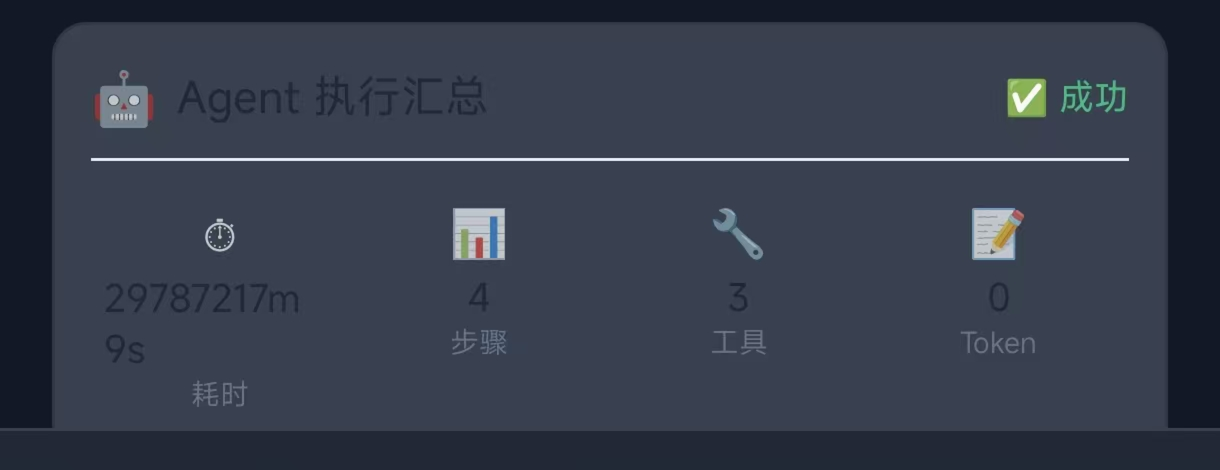
#> input picture ocr_regions/strip_s_bottom_card.png, 4880 x 1880 px, found by its file name (shown at 1/4 size)
$ python enhance_regions.py
#> lines starting #> are read from the running program, lines starting #| are printed output that depends on the picture; after the words box and inside, x2 and y2 are one past the last pixel; in counts of white or black regions, pixels touching at a corner belong together
from PIL import Image, ImageOps, ImageEnhance

src = r"D:\qzq\smartquiz\ocr_regions\strip_s_bottom_card.png"  # 4x of (0,1750,1220,2220)
out = r"D:\qzq\smartquiz\ocr_regions"

im = Image.open(src).convert("L")
w, h = im.size
#> w = 4880; h = 1880
print("src", im.size)
#| src (4880, 1880)

# 1. autocontrast grayscale
a = ImageOps.autocontrast(im)
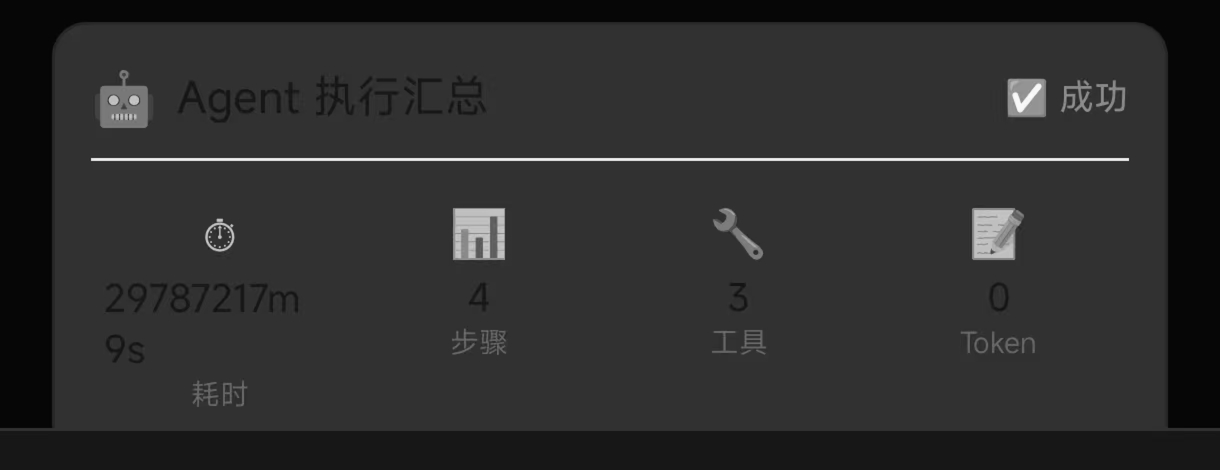
#> a: PIL image 4880x1880 L (shown at 1/4 size); min 0, max 255, mean 44.3
a.save(out + r"\enh_bottom_auto.png")

# 2. inverted autocontrast
i = ImageOps.invert(a)
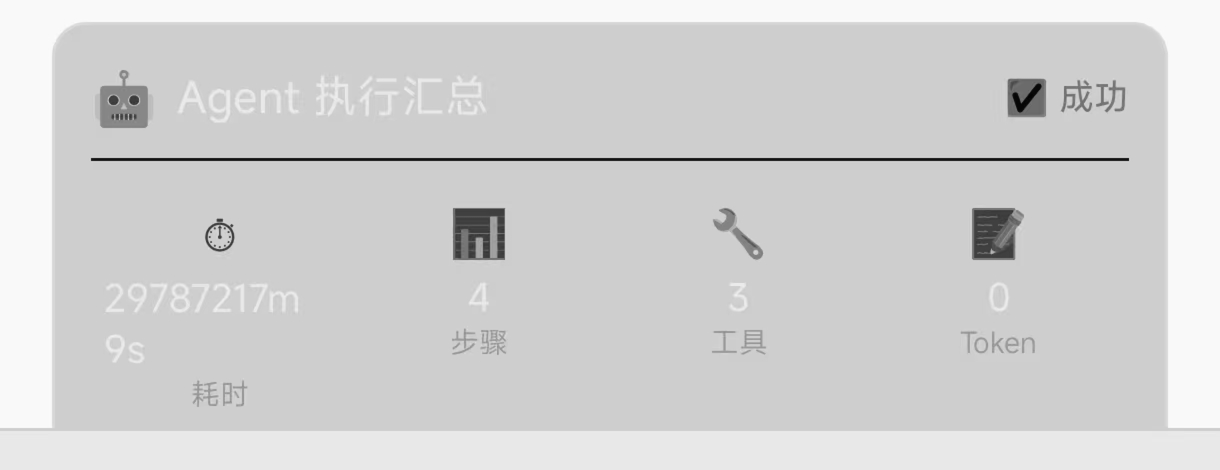
#> i: PIL image 4880x1880 L (shown at 1/4 size); min 0, max 255, mean 210.7
i.save(out + r"\enh_bottom_invert.png")

# 3. binarize at adaptive-ish threshold (Otsu approx via histogram split at mean)
import statistics
vals = list(im.getdata())
#> vals = 9174400 items
m = statistics.mean(vals)
#> m = 59.66
bw = im.point(lambda p: 255 if p > m else 0)
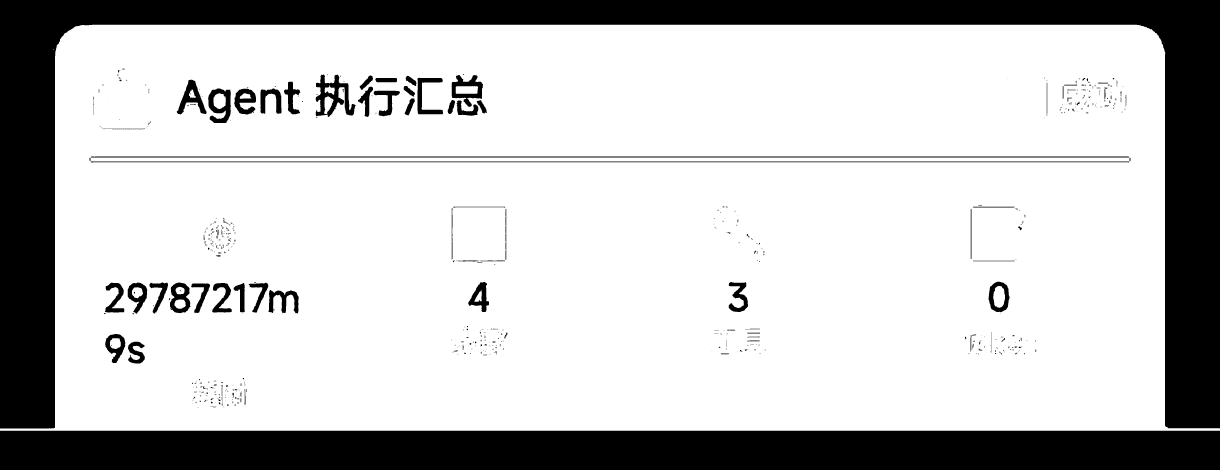
#> bw: PIL image 4880x1880 L (shown at 1/4 size); 76.7% white; 530 black regions (322 under 20 px), largest, box (x1, y1, x2, y2) and area: (0, 0, 4880, 1714) 1200283, (0, 1723, 4880, 1880) 766160, (363, 626, 4517, 630) 16604
bw.save(out + r"\enh_bottom_bw.png")

# 4. bigger scale: upscale 4x image by 2 more -> 8x total
big = im.resize((w*2, h*2), Image.LANCZOS)
bga = ImageOps.autocontrast(big)
bga.save(out + r"\enh_bottom_8x_auto.png")

# 5. the "0.0" glyph region: original coords (95,1825,180,1875) -> in 4x crop: ((95)*4, (1825-1750)*4, 180*4, (1875-1750)*4)
g = im.crop((95*4, (1825-1750)*4, 180*4, (1875-1750)*4))
print("glyph crop", g.size)
#| glyph crop (340, 200)
g2 = g.resize((g.width*3, g.height*3), Image.LANCZOS)
ImageOps.autocontrast(g2).save(out + r"\enh_glyph_0_0.png")
ImageOps.invert(ImageOps.autocontrast(g2)).save(out + r"\enh_glyph_0_0_inv.png")
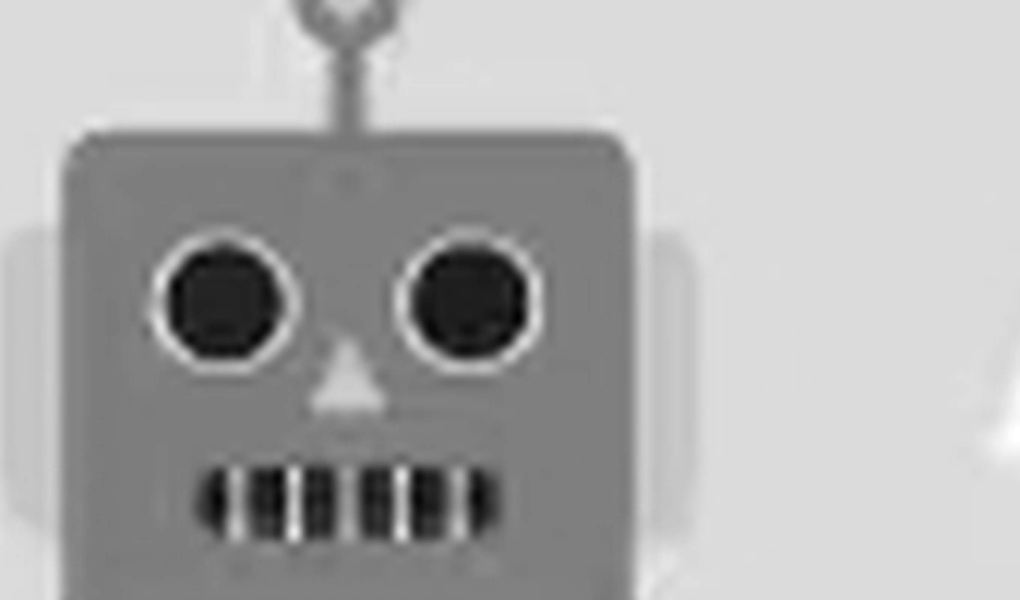
#> saved as enh_glyph_0_0_inv.png: PIL image 1020x600 L; min 0, max 255, mean 172.9
g3 = g.resize((g.width*6, g.height*6), Image.LANCZOS)
ImageOps.autocontrast(g3).save(out + r"\enh_glyph_0_0_6x.png")

# 6. status emoji region (1000,1820,1060,1875)
g = im.crop((1000*4, (1820-1750)*4, 1060*4, (1875-1750)*4))
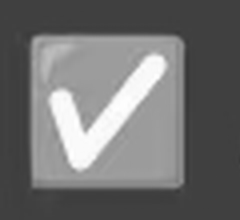
#> g: PIL image 240x220 L; min 55, max 255, mean 111.9
g2 = g.resize((g.width*3, g.height*3), Image.LANCZOS)
#> g2: PIL image 720x660 L
g2.save(out + r"\enh_status_emoji.png")

# 7. title row full strip (40,1770)-(1220,1910) 6x
g = im.crop((40*4, (1770-1750)*4, 1220*4, (1910-1750)*4))
#> g: PIL image 4720x560 L
g6 = g.resize((g.width*2, g.height*2), Image.LANCZOS)
ImageOps.autocontrast(g6).save(out + r"\enh_title_row.png")
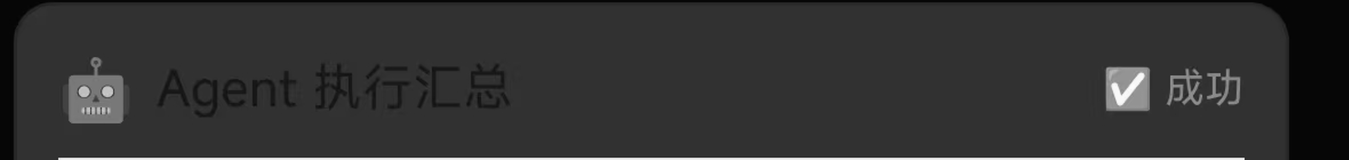
#> saved as enh_title_row.png: PIL image 9440x1120 L (shown at 1/7 size); min 0, max 255, mean 49.9

# 8. stat rows (0,1990)-(1220,2180) 6x
g = im.crop((0*4, (1990-1750)*4, 1220*4, (2180-1750)*4))
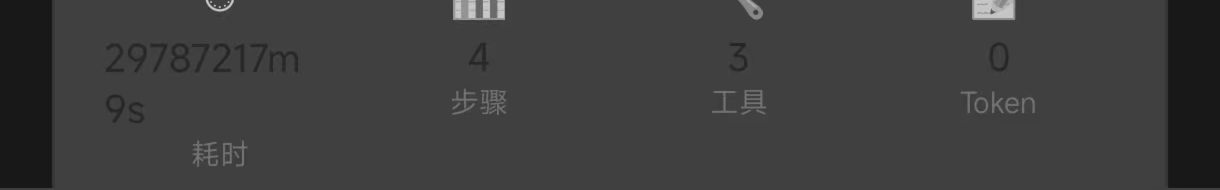
#> g: PIL image 4880x760 L (shown at 1/4 size); min 18, max 223, mean 61.7
g6 = g.resize((g.width*2, g.height*2), Image.LANCZOS)
#> g6: PIL image 9760x1520 L
ImageOps.autocontrast(g6).save(out + r"\enh_stat_rows.png")
print("done")
